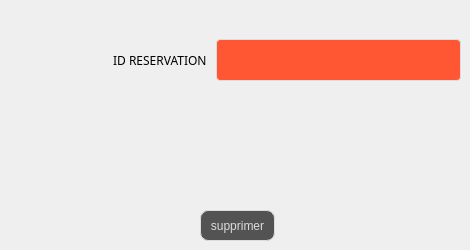
      <widget class="QWidget" name="tab_18">
       <attribute name="title">
        <string>Supprimer Reservation</string>
       </attribute>
       <widget class="QPushButton" name="P_supprimer_4">
        <property name="geometry">
         <rect>
          <x>200</x>
          <y>210</y>
          <width>75</width>
          <height>31</height>
         </rect>
        </property>
        <property name="styleSheet">
         <string notr="true">QPushButton {
color: #dcdcdc;
background:#535353;
border: none;

border: 1px solid #DCDCDC;
border-radius: 8px;
}
QPushButton:hover {
color:#fff;
background:#FF5733;
border: none;
}</string>
        </property>
        <property name="text">
         <string>supprimer</string>
        </property>
       </widget>
       <widget class="QWidget" name="layoutWidget">
        <property name="geometry">
         <rect>
          <x>110</x>
          <y>30</y>
          <width>351</width>
          <height>60</height>
         </rect>
        </property>
        <layout class="QHBoxLayout" name="horizontalLayout_20">
         <item>
          <widget class="QLabel" name="label_54">
           <property name="font">
            <font>
             <family>Segoe Print</family>
            </font>
           </property>
           <property name="text">
            <string> ID RESERVATION </string>
           </property>
          </widget>
         </item>
         <item>
          <widget class="QLineEdit" name="supp_4">
           <property name="styleSheet">
            <string notr="true">QLineEdit {
  width: 100%;
  padding: 12px 20px;
  margin: 8px 0;
  display: inline-block;
  border: 1px solid #dcdcdc;
  border-radius: 4px;
  box-sizing: border-box;
  background: #FF5733;
  color: #FFFFFF;
}</string>
           </property>
          </widget>
         </item>
        </layout>
       </widget>
      </widget>
